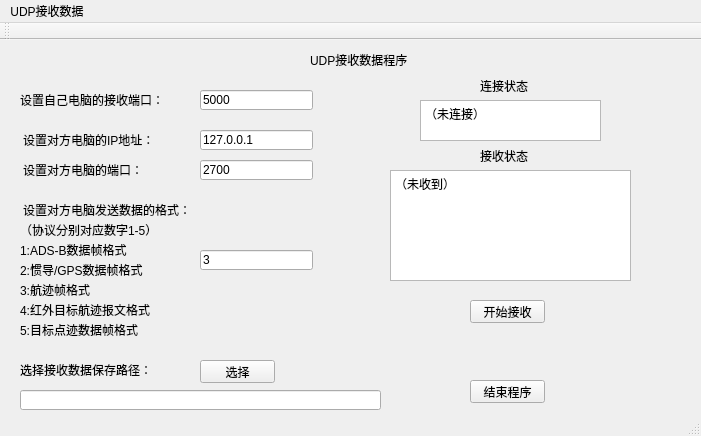
<?xml version="1.0" encoding="UTF-8"?>
<ui version="4.0">
 <class>udpgetClass</class>
 <widget class="QMainWindow" name="udpgetClass">
  <property name="geometry">
   <rect>
    <x>0</x>
    <y>0</y>
    <width>701</width>
    <height>436</height>
   </rect>
  </property>
  <property name="windowTitle">
   <string>udpget</string>
  </property>
  <widget class="QWidget" name="centralWidget">
   <widget class="QLabel" name="label">
    <property name="geometry">
     <rect>
      <x>310</x>
      <y>10</y>
      <width>141</width>
      <height>20</height>
     </rect>
    </property>
    <property name="text">
     <string>UDP接收数据程序</string>
    </property>
   </widget>
   <widget class="QLabel" name="label_3">
    <property name="geometry">
     <rect>
      <x>23</x>
      <y>90</y>
      <width>161</width>
      <height>20</height>
     </rect>
    </property>
    <property name="text">
     <string>设置对方电脑的IP地址：</string>
    </property>
   </widget>
   <widget class="QLabel" name="label_4">
    <property name="geometry">
     <rect>
      <x>23</x>
      <y>120</y>
      <width>141</width>
      <height>20</height>
     </rect>
    </property>
    <property name="text">
     <string>设置对方电脑的端口：</string>
    </property>
   </widget>
   <widget class="QLabel" name="label_5">
    <property name="geometry">
     <rect>
      <x>23</x>
      <y>160</y>
      <width>191</width>
      <height>20</height>
     </rect>
    </property>
    <property name="text">
     <string>设置对方电脑发送数据的格式：</string>
    </property>
   </widget>
   <widget class="QLabel" name="label_6">
    <property name="geometry">
     <rect>
      <x>20</x>
      <y>320</y>
      <width>191</width>
      <height>20</height>
     </rect>
    </property>
    <property name="text">
     <string>选择接收数据保存路径：</string>
    </property>
   </widget>
   <widget class="QLineEdit" name="lineEdit">
    <property name="geometry">
     <rect>
      <x>200</x>
      <y>90</y>
      <width>113</width>
      <height>20</height>
     </rect>
    </property>
    <property name="text">
     <string>127.0.0.1</string>
    </property>
   </widget>
   <widget class="QLineEdit" name="lineEdit_2">
    <property name="geometry">
     <rect>
      <x>200</x>
      <y>120</y>
      <width>113</width>
      <height>20</height>
     </rect>
    </property>
    <property name="text">
     <string>2700</string>
    </property>
   </widget>
   <widget class="QLineEdit" name="lineEdit_3">
    <property name="geometry">
     <rect>
      <x>200</x>
      <y>210</y>
      <width>113</width>
      <height>20</height>
     </rect>
    </property>
    <property name="text">
     <string>3</string>
    </property>
   </widget>
   <widget class="QLineEdit" name="lineEdit_4">
    <property name="geometry">
     <rect>
      <x>20</x>
      <y>350</y>
      <width>361</width>
      <height>20</height>
     </rect>
    </property>
   </widget>
   <widget class="QPushButton" name="pushButton">
    <property name="geometry">
     <rect>
      <x>470</x>
      <y>260</y>
      <width>75</width>
      <height>23</height>
     </rect>
    </property>
    <property name="text">
     <string>开始接收</string>
    </property>
   </widget>
   <widget class="QTextEdit" name="textEdit">
    <property name="geometry">
     <rect>
      <x>390</x>
      <y>130</y>
      <width>241</width>
      <height>111</height>
     </rect>
    </property>
    <property name="html">
     <string>&lt;!DOCTYPE HTML PUBLIC &quot;-//W3C//DTD HTML 4.0//EN&quot; &quot;http://www.w3.org/TR/REC-html40/strict.dtd&quot;&gt;
&lt;html&gt;&lt;head&gt;&lt;meta name=&quot;qrichtext&quot; content=&quot;1&quot; /&gt;&lt;style type=&quot;text/css&quot;&gt;
p, li { white-space: pre-wrap; }
&lt;/style&gt;&lt;/head&gt;&lt;body style=&quot; font-family:'SimSun'; font-size:9pt; font-weight:400; font-style:normal;&quot;&gt;
&lt;p style=&quot; margin-top:0px; margin-bottom:0px; margin-left:0px; margin-right:0px; -qt-block-indent:0; text-indent:0px;&quot;&gt;（未收到）&lt;/p&gt;&lt;/body&gt;&lt;/html&gt;</string>
    </property>
   </widget>
   <widget class="QLabel" name="label_2">
    <property name="geometry">
     <rect>
      <x>480</x>
      <y>110</y>
      <width>54</width>
      <height>12</height>
     </rect>
    </property>
    <property name="text">
     <string>接收状态</string>
    </property>
   </widget>
   <widget class="QLabel" name="label_7">
    <property name="geometry">
     <rect>
      <x>20</x>
      <y>180</y>
      <width>191</width>
      <height>20</height>
     </rect>
    </property>
    <property name="text">
     <string>（协议分别对应数字1-5）</string>
    </property>
   </widget>
   <widget class="QLabel" name="label_8">
    <property name="geometry">
     <rect>
      <x>20</x>
      <y>200</y>
      <width>191</width>
      <height>20</height>
     </rect>
    </property>
    <property name="text">
     <string>1:ADS-B数据帧格式</string>
    </property>
   </widget>
   <widget class="QLabel" name="label_9">
    <property name="geometry">
     <rect>
      <x>20</x>
      <y>220</y>
      <width>191</width>
      <height>20</height>
     </rect>
    </property>
    <property name="text">
     <string>2:惯导/GPS数据帧格式</string>
    </property>
   </widget>
   <widget class="QLabel" name="label_10">
    <property name="geometry">
     <rect>
      <x>20</x>
      <y>240</y>
      <width>191</width>
      <height>20</height>
     </rect>
    </property>
    <property name="text">
     <string>3:航迹帧格式</string>
    </property>
   </widget>
   <widget class="QLabel" name="label_11">
    <property name="geometry">
     <rect>
      <x>20</x>
      <y>260</y>
      <width>191</width>
      <height>20</height>
     </rect>
    </property>
    <property name="text">
     <string>4:红外目标航迹报文格式</string>
    </property>
   </widget>
   <widget class="QLabel" name="label_12">
    <property name="geometry">
     <rect>
      <x>20</x>
      <y>280</y>
      <width>191</width>
      <height>20</height>
     </rect>
    </property>
    <property name="text">
     <string>5:目标点迹数据帧格式</string>
    </property>
   </widget>
   <widget class="QLabel" name="label_13">
    <property name="geometry">
     <rect>
      <x>20</x>
      <y>50</y>
      <width>161</width>
      <height>20</height>
     </rect>
    </property>
    <property name="text">
     <string>设置自己电脑的接收端口：</string>
    </property>
   </widget>
   <widget class="QLineEdit" name="lineEdit_5">
    <property name="geometry">
     <rect>
      <x>200</x>
      <y>50</y>
      <width>113</width>
      <height>20</height>
     </rect>
    </property>
    <property name="text">
     <string>5000</string>
    </property>
   </widget>
   <widget class="QPushButton" name="pushButton_2">
    <property name="geometry">
     <rect>
      <x>200</x>
      <y>320</y>
      <width>75</width>
      <height>23</height>
     </rect>
    </property>
    <property name="text">
     <string>选择</string>
    </property>
   </widget>
   <widget class="QTextEdit" name="textEdit_2">
    <property name="geometry">
     <rect>
      <x>420</x>
      <y>60</y>
      <width>181</width>
      <height>41</height>
     </rect>
    </property>
    <property name="html">
     <string>&lt;!DOCTYPE HTML PUBLIC &quot;-//W3C//DTD HTML 4.0//EN&quot; &quot;http://www.w3.org/TR/REC-html40/strict.dtd&quot;&gt;
&lt;html&gt;&lt;head&gt;&lt;meta name=&quot;qrichtext&quot; content=&quot;1&quot; /&gt;&lt;style type=&quot;text/css&quot;&gt;
p, li { white-space: pre-wrap; }
&lt;/style&gt;&lt;/head&gt;&lt;body style=&quot; font-family:'SimSun'; font-size:9pt; font-weight:400; font-style:normal;&quot;&gt;
&lt;p style=&quot; margin-top:0px; margin-bottom:0px; margin-left:0px; margin-right:0px; -qt-block-indent:0; text-indent:0px;&quot;&gt;（未连接）&lt;/p&gt;&lt;/body&gt;&lt;/html&gt;</string>
    </property>
   </widget>
   <widget class="QLabel" name="label_14">
    <property name="geometry">
     <rect>
      <x>480</x>
      <y>40</y>
      <width>54</width>
      <height>12</height>
     </rect>
    </property>
    <property name="text">
     <string>连接状态</string>
    </property>
   </widget>
   <widget class="QPushButton" name="pushButton_3">
    <property name="geometry">
     <rect>
      <x>470</x>
      <y>340</y>
      <width>75</width>
      <height>23</height>
     </rect>
    </property>
    <property name="text">
     <string>结束程序</string>
    </property>
   </widget>
  </widget>
  <widget class="QMenuBar" name="menuBar">
   <property name="geometry">
    <rect>
     <x>0</x>
     <y>0</y>
     <width>701</width>
     <height>23</height>
    </rect>
   </property>
   <widget class="QMenu" name="menuUDP">
    <property name="title">
     <string>UDP接收数据</string>
    </property>
   </widget>
   <addaction name="menuUDP"/>
  </widget>
  <widget class="QToolBar" name="mainToolBar">
   <attribute name="toolBarArea">
    <enum>TopToolBarArea</enum>
   </attribute>
   <attribute name="toolBarBreak">
    <bool>false</bool>
   </attribute>
  </widget>
  <widget class="QStatusBar" name="statusBar"/>
 </widget>
 <layoutdefault spacing="6" margin="11"/>
 <resources>
  <include location="udpget.qrc"/>
 </resources>
 <connections>
  <connection>
   <sender>pushButton</sender>
   <signal>clicked()</signal>
   <receiver>udpgetClass</receiver>
   <slot>udpgetc()</slot>
   <hints>
    <hint type="sourcelabel">
     <x>496</x>
     <y>314</y>
    </hint>
    <hint type="destinationlabel">
     <x>584</x>
     <y>323</y>
    </hint>
   </hints>
  </connection>
  <connection>
   <sender>pushButton_2</sender>
   <signal>clicked()</signal>
   <receiver>udpgetClass</receiver>
   <slot>on_PathChoose_clicked()</slot>
   <hints>
    <hint type="sourcelabel">
     <x>207</x>
     <y>377</y>
    </hint>
    <hint type="destinationlabel">
     <x>440</x>
     <y>367</y>
    </hint>
   </hints>
  </connection>
  <connection>
   <sender>pushButton_3</sender>
   <signal>clicked()</signal>
   <receiver>udpgetClass</receiver>
   <slot>endcode()</slot>
   <hints>
    <hint type="sourcelabel">
     <x>511</x>
     <y>378</y>
    </hint>
    <hint type="destinationlabel">
     <x>612</x>
     <y>399</y>
    </hint>
   </hints>
  </connection>
 </connections>
 <slots>
  <slot>udpgetc()</slot>
  <slot>on_PathChoose_clicked()</slot>
  <slot>endcode()</slot>
 </slots>
</ui>
